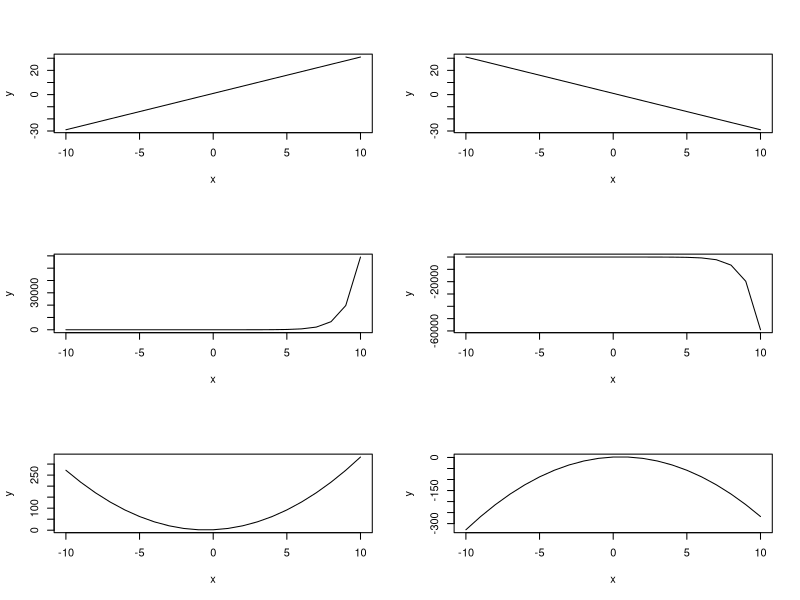

This figure's R source:
x <- -10:10
par(mfrow=c(3, 2))

y <- 3*x + 1
plot(x, y, type = "l")

y <- -3*x +1
plot(x, y, type = "l")

y <- 3^x
plot(x, y, type = "l")

y <- -3^x
plot(x, y, type = "l")

y <- 3*x^2 + 3*x + 2
plot(x, y, type = "l")

y <- -3*x^2 + 3*x + 2
plot(x, y, type = "l")
